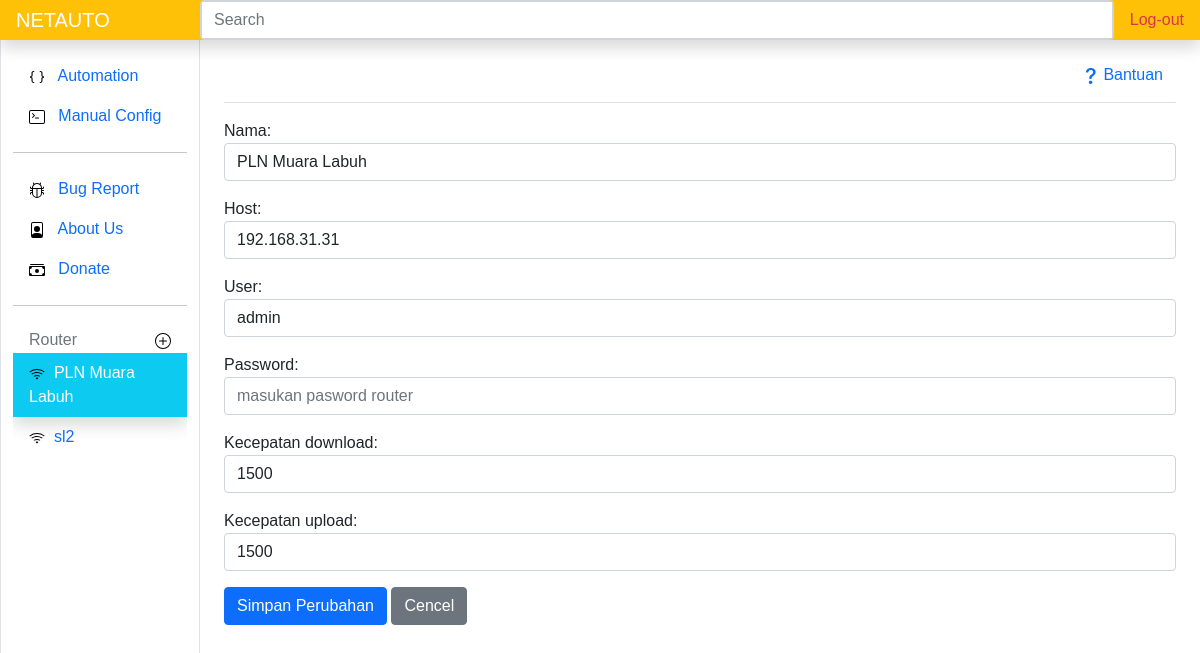
Page /updaterouter/2 (signed in) on the committed database.
### routerapp/models.py (models this page shows, shortened)
class Routerm(models.Model):
    nama = models.CharField(max_length=50)
    host = models.CharField(max_length=50)
    user = models.CharField(max_length=30)
    password = models.CharField(max_length=50, blank=True)
    kecepatan_download = models.IntegerField(blank=True)
    kecepatan_upload = models.IntegerField(blank=True)
    pub_date = models.DateField(auto_now=True)

### routerapp/views.py (the view)
# urls.py: path('updaterouter/<int:idr>',views.updaterouter,name='uprouter'),
@login_required(login_url=settings.LOGIN_URL)
def updaterouter(request, idr):
    router = Routerm.objects.get(id=idr)
    if request.method == 'POST':
        form = RoutermForm(request.POST, instance=router)
        if form.is_valid():
            form.save()
            messages.success(request,"berhasil mengubah router")
            return redirect('router', idr)
    else:
        form = RoutermForm(instance=router)
        routerside = Routerm.objects.all()
        context = {
            'idk' : idr,
            'form' : form,
            'routerside': routerside
        }
        return render(request, 'uprouter.html', context)

### routerapp/forms.py
class RoutermForm(ModelForm):
    class Meta:
        model = Routerm
        fields = '__all__'
        widgets = {
            'nama': forms.TextInput({'class': 'form-control', 'placeholder': 'masukan nama untuk router'}),
            'host': forms.TextInput({'class': 'form-control', 'placeholder': 'alamat host router | contoh: 192.168.1.1'}),
            'user': forms.TextInput({'class': 'form-control', 'placeholder': 'masukan username router'}),
            'password': forms.TextInput({'class': 'form-control', 'placeholder': 'masukan pasword router'}),
            'kecepatan_download': forms.TextInput({'class': 'form-control', 'placeholder': 'dalam kilobyte'}),
            'kecepatan_upload': forms.TextInput({'class': 'form-control', 'placeholder': 'dalam kilobyte'}),
        }

### routerapp/templates/uprouter.html (shortened to what this page needs)
{% extends 'base.html' %}
{% load static %}
{% block content %}
    <form action="" method="post">
        {{form.as_p}}
        <input class="btn btn-primary" type="submit" value="Simpan Perubahan">
        <a href="{% url 'router' idk %}" class="btn btn-secondary" >Cencel</a>
    </form>
{% endblock content %}
{% block routerside %}
{% include 'routerside.html' %}
{% endblock routerside %}

### templates/routerside.html (shortened to what this page needs)
<div class="pb-lg-5 overflow-auto">
    {% load static %}
    {% for routerside in routerside %}
    <li class="nav-item">
        <a class="nav-link {% if routerside.id == idk %}shadow text-white bg-info{% endif %}" href="{% url 'router' routerside.id %}">
            <img src="{% static 'icons/wifi.svg' %}" alt="">&nbsp;
            {{routerside.nama}}
        </a>
    </li>
    {% endfor %}
</div>

### templates/base.html (style rules this page uses)
body { font-family:Arial, Helvetica, sans-serif; }

### rows in the picture
Routerm: nama "PLN Muara Labuh", host "192.168.31.31", user "admin", kecepatan_download "1500", kecepatan_upload "1500"
Routerm: nama "sl2"
